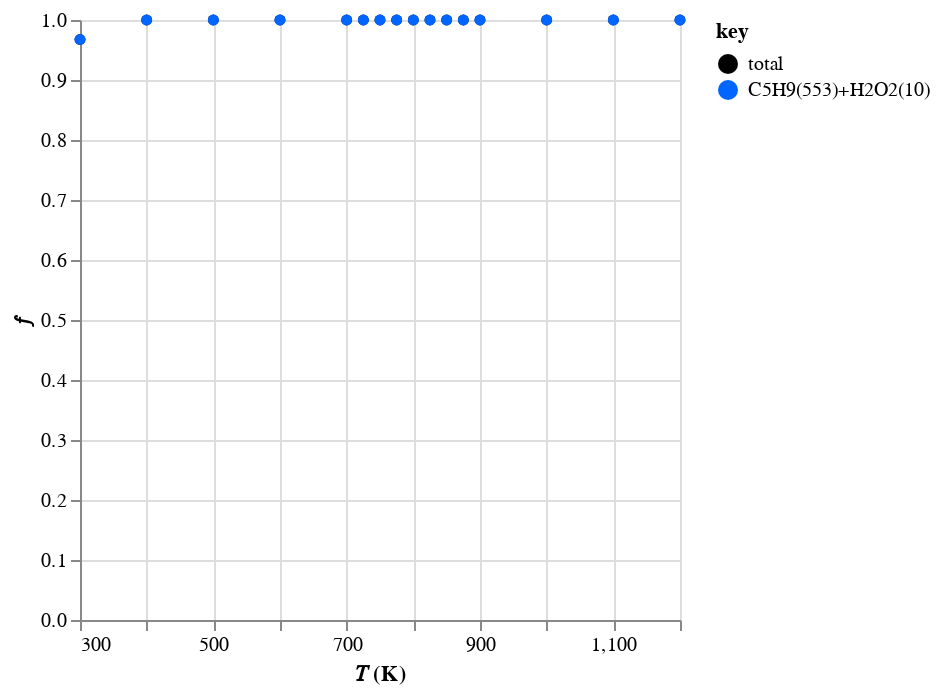
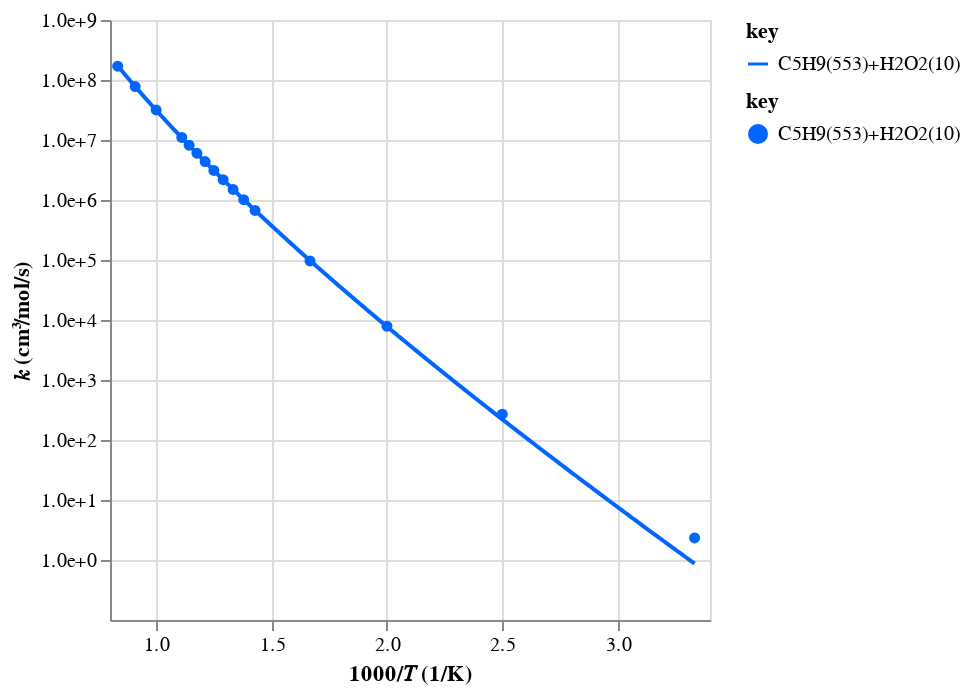

Notebook code cell kept with these figures, in order:
### Code cell
from pathlib import Path

import automech as am
import polars as pl
from project_utilities import p_

T_range = (300, 1200)
open_browser = False
tag = "Z_mess_v0"
root_path = Path("..")

stoich = "C5H7"
reactants_list = [["C5H7(500)"], ["C5H7(504)"]]
stoich = "C5H7O2"
reactants_list = [["S(602)"], ["S(1206)r0"], ["S(1210)r0"], ["S(1209)r0"]]
stoich = "C5H9"
reactants_list = [["C5H9(553)"]]
stoich = "C5H9O"
reactants_list = [["C5H8(522)", "OH(4)"], ["C5H9O(852)r0"]]
stoich = "C5H9O2"
reactants_list = [["S(719)"], ["S(722)r0"], ["S(725)r0"], ["C5H8(522)", "HO2(8)"]]
stoich = "C5H11O"
reactants_list = [["CPT(563)", "OH(4)"]]
stoich = "C5H11O2"
reactants_list = [["CPT(563)", "HO2(8)"]]

calc_mech_json = p_.calculated_pes_mechanism(
    tag, stoich, "json", path=p_.data(root_path)
)
calc_mech = am.io.read(calc_mech_json)

if open_browser:
    disp_mech = calc_mech.model_copy(deep=True)
    disp_mech.reactions = disp_mech.reactions.filter(~pl.col("well_skipping"))
    am.display(disp_mech)

am.display_branching_fractions(
    calc_mech, T_range=T_range, P=1., reactants_list=reactants_list
)

### Figure 1 — Vega-Lite specification as saved in the notebook (floating-point values rounded to 4 significant figures)
{"config": {"view": {"continuousWidth": 300, "continuousHeight": 300}}, "data": {"name": "data-506193cb974c671236d39e83a8e27439"}, "mark": {"type": "point", "filled": true, "opacity": 1}, "encoding": {"color": {"field": "key", "scale": {"domain": ["total", "C5H9(553)+H2O2(10)"], "range": ["#000000", "#0066ff"]}, "type": "nominal"}, "x": {"field": "x", "scale": {"zero": false}, "title": "𝑇 (K)", "type": "quantitative"}, "y": {"field": "value", "title": "𝑓", "type": "quantitative"}}, "transform": [{"fold": ["total", "C5H9(553)+H2O2(10)"]}], "$schema": "https://vega.github.io/schema/vega-lite/v5.20.1.json", "datasets": {"data-506193cb974c671236d39e83a8e27439": [{"x": 300.0, "total": 0.9675, "C5H9(553)+H2O2(10)": 0.9675}, {"x": 400.0, "total": 1.0, "C5H9(553)+H2O2(10)": 1.0}, {"x": 500.0, "total": 1.0, "C5H9(553)+H2O2(10)": 1.0}, {"x": 600.0, "total": 1.0, "C5H9(553)+H2O2(10)": 1.0}, {"x": 700.0, "total": 1.0, "C5H9(553)+H2O2(10)": 1.0}, {"x": 725.0, "total": 1.0, "C5H9(553)+H2O2(10)": 1.0}, {"x": 750.0, "total": 1.0, "C5H9(553)+H2O2(10)": 1.0}, {"x": 775.0, "total": 1.0, "C5H9(553)+H2O2(10)": 1.0}, {"x": 800.0, "total": 1.0, "C5H9(553)+H2O2(10)": 1.0}, {"x": 825.0, "total": 1.0, "C5H9(553)+H2O2(10)": 1.0}, {"x": 850.0, "total": 1.0, "C5H9(553)+H2O2(10)": 1.0}, {"x": 875.0, "total": 1.0, "C5H9(553)+H2O2(10)": 1.0}, {"x": 900.0, "total": 1.0, "C5H9(553)+H2O2(10)": 1.0}, {"x": 1000.0, "total": 1.0, "C5H9(553)+H2O2(10)": 1.0}, {"x": 1100.0, "total": 1.0, "C5H9(553)+H2O2(10)": 1.0}, {"x": 1200.0, "total": 1.0, "C5H9(553)+H2O2(10)": 1.0}]}}

### Figure 2 — Vega-Lite specification as saved in the notebook (floating-point values rounded to 4 significant figures; data arrays with more than 128 entries replaced by an {"elided": "..."} marker saying what was removed)
{"config": {"view": {"continuousWidth": 300, "continuousHeight": 300}}, "layer": [{"data": {"name": "data-796c2154fd4a61b9cff932f8ff936084"}, "mark": {"type": "line"}, "encoding": {"color": {"field": "key", "scale": {"domain": ["C5H9(553)+H2O2(10)"], "range": ["#0066ff"]}, "type": "nominal"}, "x": {"field": "x", "scale": {"zero": false}, "title": "1000/𝑇 (1/K)", "type": "quantitative"}, "y": {"axis": {"format": ".1e", "values": [1, 10, 100, 1000, 10000, 100000, 1000000, 10000000, 100000000, 1000000000]}, "field": "value", "scale": {"type": "log"}, "title": "𝑘 (cm³/mol/s)", "type": "quantitative"}}, "transform": [{"fold": ["C5H9(553)+H2O2(10)"]}]}, {"data": {"name": "data-cebd50020d2825094d55497f0464c70a"}, "mark": {"type": "point", "filled": true, "opacity": 1}, "encoding": {"color": {"field": "key", "scale": {"domain": ["C5H9(553)+H2O2(10)"], "range": ["#0066ff"]}, "type": "nominal"}, "x": {"field": "x", "scale": {"zero": false}, "title": "1000/𝑇 (1/K)", "type": "quantitative"}, "y": {"axis": {"format": ".1e", "values": [1, 10, 100, 1000, 10000, 100000, 1000000, 10000000, 100000000, 1000000000]}, "field": "value", "scale": {"type": "log"}, "title": "𝑘 (cm³/mol/s)", "type": "quantitative"}}, "transform": [{"fold": ["C5H9(553)+H2O2(10)"]}]}], "resolve": {"scale": {"color": "independent"}}, "$schema": "https://vega.github.io/schema/vega-lite/v5.20.1.json", "datasets": {"data-796c2154fd4a61b9cff932f8ff936084": {"elided": "1000 records"}, "data-cebd50020d2825094d55497f0464c70a": [{"x": 3.333, "C5H9(553)+H2O2(10)": 2.331}, {"x": 2.5, "C5H9(553)+H2O2(10)": 269.8}, {"x": 2.0, "C5H9(553)+H2O2(10)": 7889.0}, {"x": 1.667, "C5H9(553)+H2O2(10)": 96350.0}, {"x": 1.429, "C5H9(553)+H2O2(10)": 668500.0}, {"x": 1.379, "C5H9(553)+H2O2(10)": 1012000.0}, {"x": 1.333, "C5H9(553)+H2O2(10)": 1500000.0}, {"x": 1.29, "C5H9(553)+H2O2(10)": 2180000.0}, {"x": 1.25, "C5H9(553)+H2O2(10)": 3113000.0}, {"x": 1.212, "C5H9(553)+H2O2(10)": 4366000.0}, {"x": 1.176, "C5H9(553)+H2O2(10)": 6022000.0}, {"x": 1.143, "C5H9(553)+H2O2(10)": 8190000.0}, {"x": 1.111, "C5H9(553)+H2O2(10)": 11020000.0}, {"x": 1.0, "C5H9(553)+H2O2(10)": 31680000.0}, {"x": 0.9091, "C5H9(553)+H2O2(10)": 77690000.0}, {"x": 0.8333, "C5H9(553)+H2O2(10)": 169800000.0}]}}
